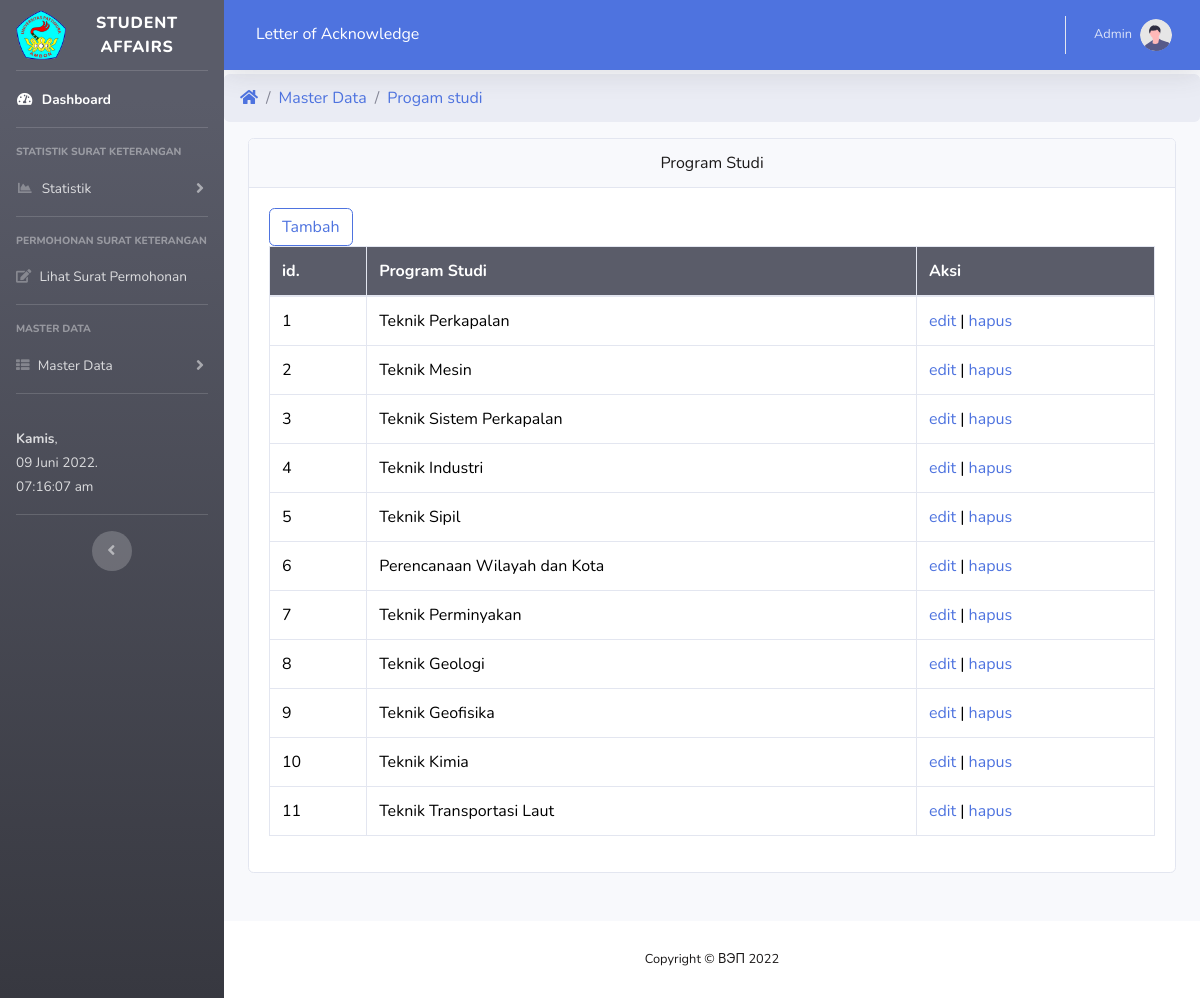
The page /A/prodi.php (signed in) on the database its author committed.
### tables this page shows
CREATE TABLE `prodi` (
  `id_prodi` int NOT NULL,
  `prodi` varchar(50) NOT NULL
);

### A/prodi.php (the view, shortened to what this page needs)
<?php
include 'MenuA.php';
include '../link.php';
function view($conn){ ?>
    <div>
        <ul class='breadcrumb'>
        <li class='breadcrumb-item'><a href='index.php'><i class='fas fa-home'></i></a></li>
        <li class='breadcrumb-item'><a href='#'>Master Data</a></li>
        <li class='breadcrumb-item'><a href='prodi.php'>Progam studi</a></li>
        </ul>
        </div>
    <div class='container'>
    <div class="card">
    <div class="card-header text-center">Program Studi</div>
        <div class="card-body">
        <a href="prodi.php?aksi=add" class="btn btn-outline-primary" role="button">Tambah</a>
        <table class="table table-bordered table-hover">
            <thead class="bg-dark text-white">
                <tr>
                    <th>id.</th>
                    <th>Program Studi</th>
                    <th>Aksi</th>
                </tr>
            </thead>
            <tbody>
                <?php
                $queri="SELECT * FROM prodi";
                $sql=mysqli_query($conn,$queri);
                while($hasil=mysqli_fetch_array($sql)){
                ?>
                <tr>
                    <td><?php echo $hasil['id_prodi']; ?></td>
                    <td><?php echo $hasil['prodi']; ?></td>
                    <td><a href='prodi.php?aksi=update&id=<?php echo $hasil['id_prodi']; ?>'>edit </a>|
                    <a href="prodi.php?aksi=delete&id=<?php echo $hasil['id_prodi'];?>" onclick="javascript:return confirm('Anda Yakin untuk menghapus data ini?')">hapus</a>
                    </td>
                </tr>
                <?php  } ?>
            </tbody>
        </table>
        </div>
    </div>
    </div>
<?php } ?>
<?php
if (isset($_GET['aksi'])){
    switch($_GET['aksi']){
        case "add":
            add($conn);
            break;
        case "update":
            update($conn);
            break;
        case "delete":
            delete($conn);
            break;
        default:
            view($conn);
        }
} else {
    view($conn);
}
?>
<?php include '../footer.php'; ?>

### A/menuA.php (style rules this page uses)
.table { color:black; }

### rows shown on the page
prodi: id_prodi "1", prodi "Teknik Perkapalan"
prodi: id_prodi "2", prodi "Teknik Mesin"
prodi: id_prodi "3", prodi "Teknik Sistem Perkapalan"
prodi: id_prodi "4", prodi "Teknik Industri"
prodi: id_prodi "5", prodi "Teknik Sipil"
prodi: id_prodi "6", prodi "Perencanaan Wilayah dan Kota"
prodi: id_prodi "7", prodi "Teknik Perminyakan"
prodi: id_prodi "8", prodi "Teknik Geologi"
prodi: id_prodi "9", prodi "Teknik Geofisika"
prodi: id_prodi "10", prodi "Teknik Kimia"
prodi: id_prodi "11", prodi "Teknik Transportasi Laut"

### other values the page prints
$hari_ini "Kamis"
$_SESSION['nama'] "Admin"
